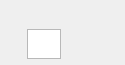
<?xml version="1.0" encoding="UTF-8"?>
<ui version="4.0">
 <class>chat_item</class>
 <widget class="QWidget" name="chat_item">
  <property name="geometry">
   <rect>
    <x>0</x>
    <y>0</y>
    <width>125</width>
    <height>65</height>
   </rect>
  </property>
  <property name="windowTitle">
   <string>Form</string>
  </property>
  <property name="styleSheet">
   <string notr="true"/>
  </property>
  <layout class="QGridLayout" name="gridLayout_3" columnstretch="1,3">
   <property name="leftMargin">
    <number>9</number>
   </property>
   <property name="topMargin">
    <number>0</number>
   </property>
   <property name="rightMargin">
    <number>0</number>
   </property>
   <property name="bottomMargin">
    <number>0</number>
   </property>
   <property name="spacing">
    <number>0</number>
   </property>
   <item row="0" column="0">
    <spacer name="horizontalSpacer">
     <property name="orientation">
      <enum>Qt::Horizontal</enum>
     </property>
     <property name="sizeHint" stdset="0">
      <size>
       <width>37</width>
       <height>17</height>
      </size>
     </property>
    </spacer>
   </item>
   <item row="0" column="1">
    <widget class="QLabel" name="label_2">
     <property name="minimumSize">
      <size>
       <width>20</width>
       <height>20</height>
      </size>
     </property>
     <property name="maximumSize">
      <size>
       <width>16777215</width>
       <height>20</height>
      </size>
     </property>
     <property name="text">
      <string/>
     </property>
     <property name="alignment">
      <set>Qt::AlignRight|Qt::AlignTrailing|Qt::AlignVCenter</set>
     </property>
    </widget>
   </item>
   <item row="2" column="0">
    <widget class="QWidget" name="widget_4" native="true"/>
   </item>
   <item row="1" column="1">
    <widget class="QWidget" name="widget" native="true">
     <property name="minimumSize">
      <size>
       <width>116</width>
       <height>0</height>
      </size>
     </property>
     <property name="styleSheet">
      <string notr="true"/>
     </property>
     <layout class="QGridLayout" name="gridLayout">
      <property name="topMargin">
       <number>0</number>
      </property>
      <property name="rightMargin">
       <number>0</number>
      </property>
      <property name="bottomMargin">
       <number>0</number>
      </property>
      <property name="horizontalSpacing">
       <number>0</number>
      </property>
      <item row="1" column="2">
       <widget class="QWidget" name="widget_3" native="true">
        <property name="minimumSize">
         <size>
          <width>45</width>
          <height>45</height>
         </size>
        </property>
        <property name="maximumSize">
         <size>
          <width>45</width>
          <height>16777215</height>
         </size>
        </property>
        <property name="styleSheet">
         <string notr="true"/>
        </property>
        <layout class="QVBoxLayout" name="verticalLayout">
         <property name="spacing">
          <number>0</number>
         </property>
         <property name="leftMargin">
          <number>0</number>
         </property>
         <property name="topMargin">
          <number>0</number>
         </property>
         <property name="rightMargin">
          <number>0</number>
         </property>
         <property name="bottomMargin">
          <number>0</number>
         </property>
         <item>
          <widget class="QLabel" name="label">
           <property name="minimumSize">
            <size>
             <width>45</width>
             <height>45</height>
            </size>
           </property>
           <property name="maximumSize">
            <size>
             <width>45</width>
             <height>45</height>
            </size>
           </property>
           <property name="styleSheet">
            <string notr="true">border-image: url(:/icon/head1.jpg);</string>
           </property>
           <property name="text">
            <string/>
           </property>
          </widget>
         </item>
         <item>
          <spacer name="verticalSpacer">
           <property name="orientation">
            <enum>Qt::Vertical</enum>
           </property>
           <property name="sizeHint" stdset="0">
            <size>
             <width>20</width>
             <height>40</height>
            </size>
           </property>
          </spacer>
         </item>
        </layout>
       </widget>
      </item>
      <item row="1" column="1">
       <widget class="QWidget" name="widget_2" native="true">
        <property name="minimumSize">
         <size>
          <width>45</width>
          <height>45</height>
         </size>
        </property>
        <property name="maximumSize">
         <size>
          <width>16777215</width>
          <height>16777215</height>
         </size>
        </property>
        <property name="styleSheet">
         <string notr="true"/>
        </property>
        <layout class="QGridLayout" rowstretch="0">
         <property name="topMargin">
          <number>9</number>
         </property>
         <property name="rightMargin">
          <number>19</number>
         </property>
         <property name="spacing">
          <number>0</number>
         </property>
         <item row="0" column="0">
          <widget class="QTextEdit" name="textEdit">
           <property name="minimumSize">
            <size>
             <width>20</width>
             <height>30</height>
            </size>
           </property>
           <property name="maximumSize">
            <size>
             <width>16777215</width>
             <height>16777215</height>
            </size>
           </property>
           <property name="styleSheet">
            <string notr="true"/>
           </property>
           <property name="verticalScrollBarPolicy">
            <enum>Qt::ScrollBarAlwaysOff</enum>
           </property>
           <property name="horizontalScrollBarPolicy">
            <enum>Qt::ScrollBarAlwaysOff</enum>
           </property>
           <property name="lineWrapMode">
            <enum>QTextEdit::NoWrap</enum>
           </property>
           <property name="readOnly">
            <bool>true</bool>
           </property>
           <property name="html">
            <string>&lt;!DOCTYPE HTML PUBLIC &quot;-//W3C//DTD HTML 4.0//EN&quot; &quot;http://www.w3.org/TR/REC-html40/strict.dtd&quot;&gt;
&lt;html&gt;&lt;head&gt;&lt;meta name=&quot;qrichtext&quot; content=&quot;1&quot; /&gt;&lt;style type=&quot;text/css&quot;&gt;
p, li { white-space: pre-wrap; }
&lt;/style&gt;&lt;/head&gt;&lt;body style=&quot; font-family:'SimSun'; font-size:9pt; font-weight:400; font-style:normal;&quot;&gt;
&lt;p style=&quot;-qt-paragraph-type:empty; margin-top:0px; margin-bottom:0px; margin-left:0px; margin-right:0px; -qt-block-indent:0; text-indent:0px;&quot;&gt;&lt;br /&gt;&lt;/p&gt;&lt;/body&gt;&lt;/html&gt;</string>
           </property>
          </widget>
         </item>
        </layout>
       </widget>
      </item>
     </layout>
    </widget>
   </item>
   <item row="1" column="0">
    <spacer name="horizontalSpacer_2">
     <property name="orientation">
      <enum>Qt::Horizontal</enum>
     </property>
     <property name="sizeHint" stdset="0">
      <size>
       <width>40</width>
       <height>20</height>
      </size>
     </property>
    </spacer>
   </item>
  </layout>
 </widget>
 <resources/>
 <connections/>
</ui>
